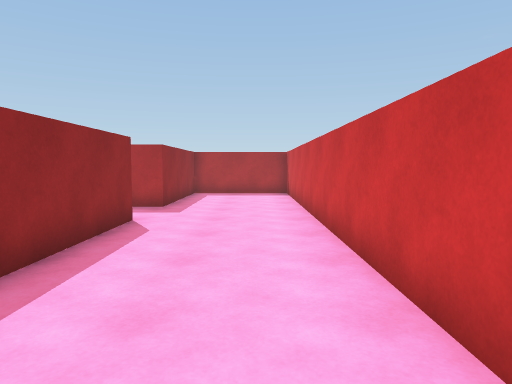
view 1 (above)

22 first-person views from a walk through a Unity game level. The camera is 1.3 m above the floor, tilts 4° down and sees 70° across. The floor is counted in squares, 1 m on a side. Each view is taken from the middle of a square. On the plan, view 1 faces up. The plan holds only what a view shows up to about 15 squares ahead; the rest is blank. The player is left out.

view 2
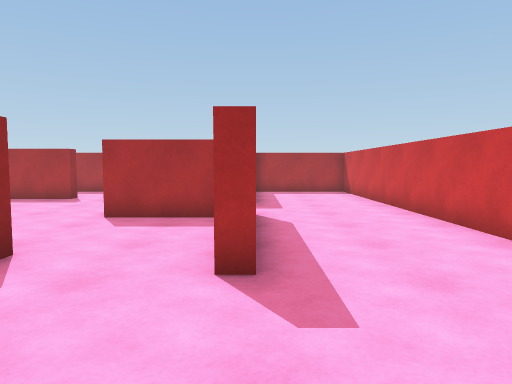

view 3
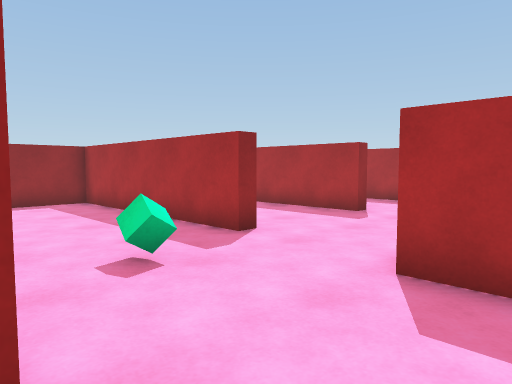

view 4
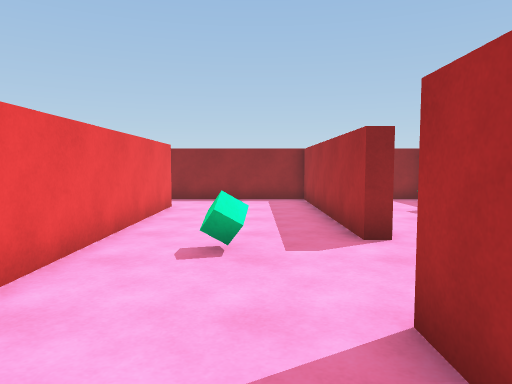

view 5
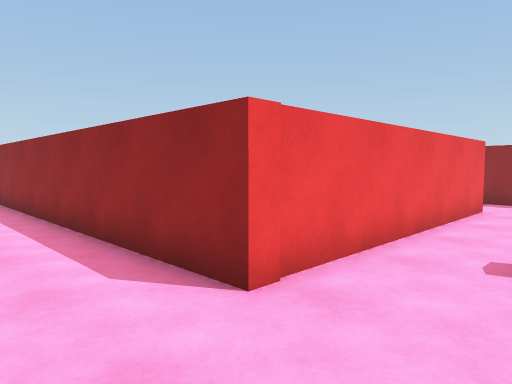

view 6
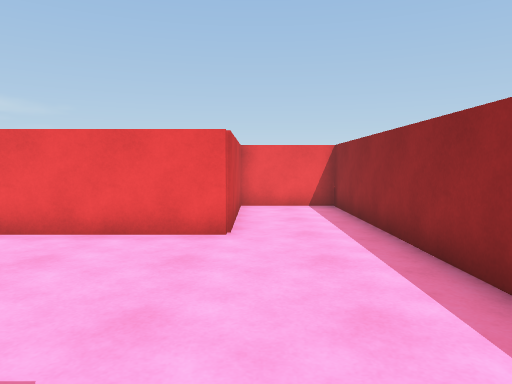

view 7
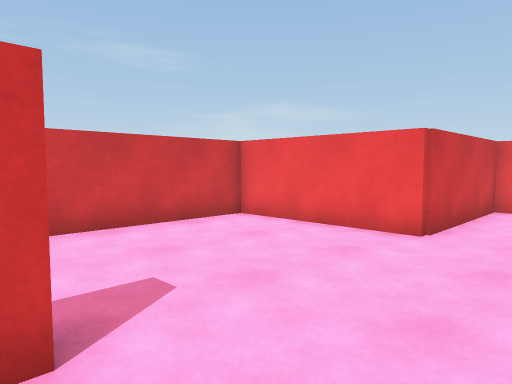

view 8
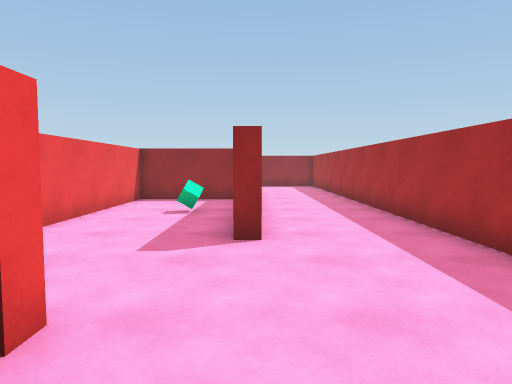

view 9
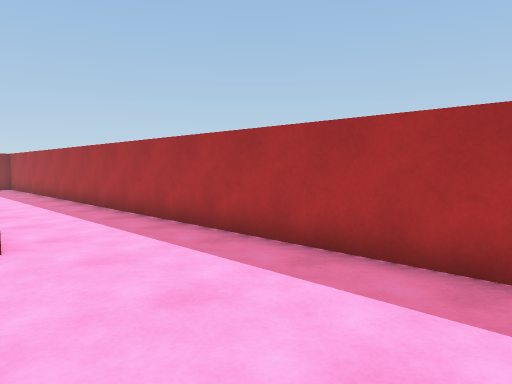

view 10
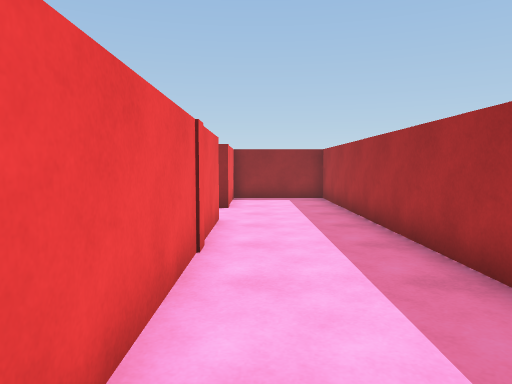

view 11
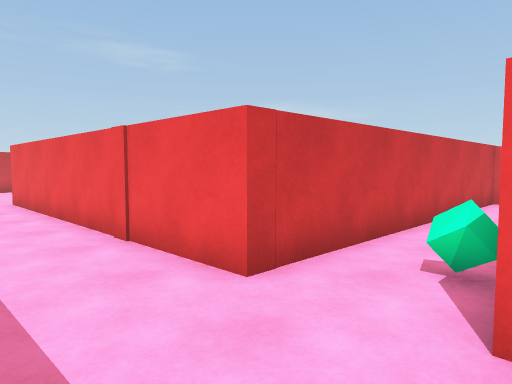

view 12
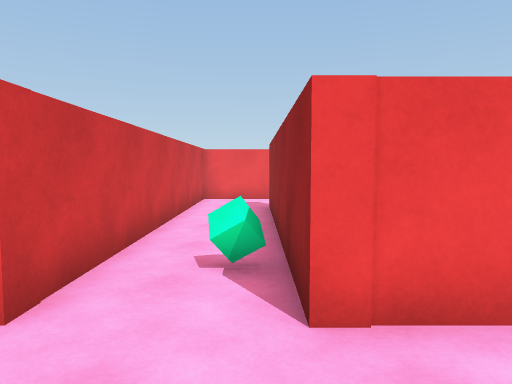

view 13
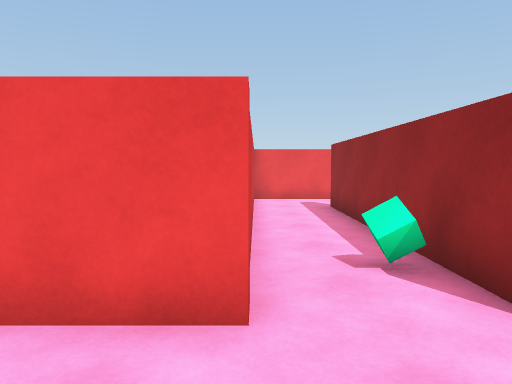

view 14
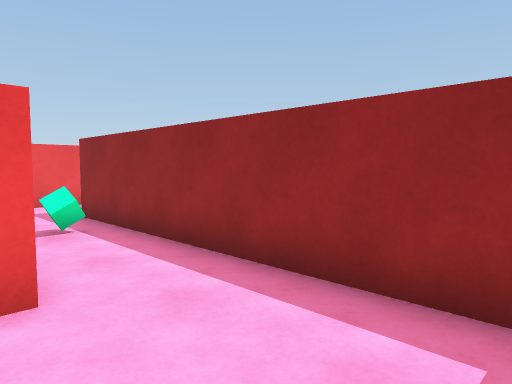

view 15
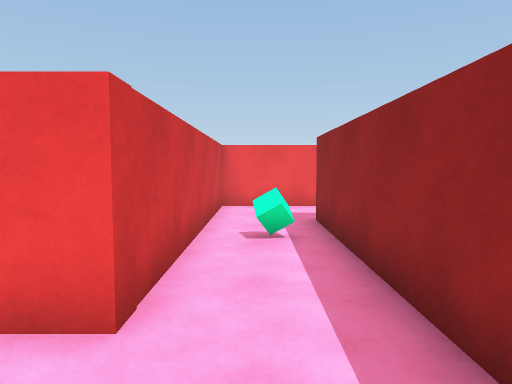

view 16
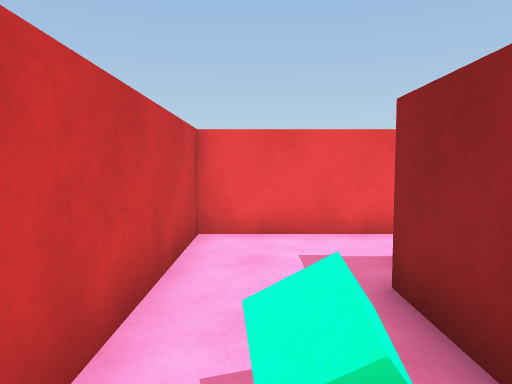

view 17
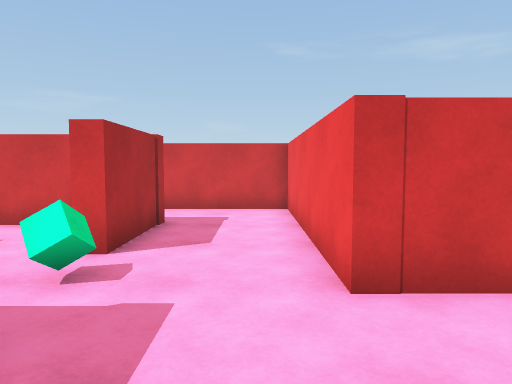

view 18
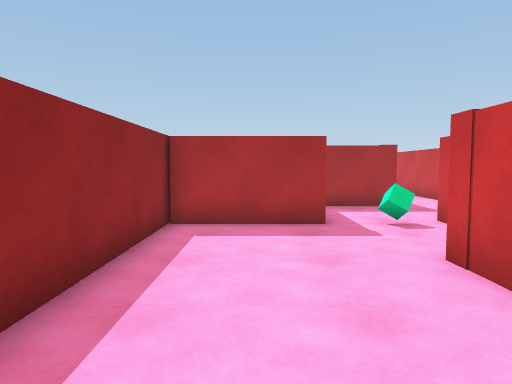

view 19
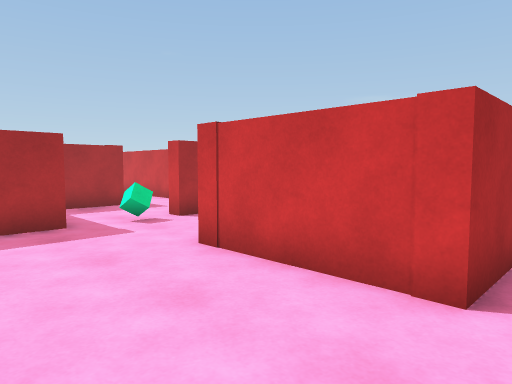

view 20
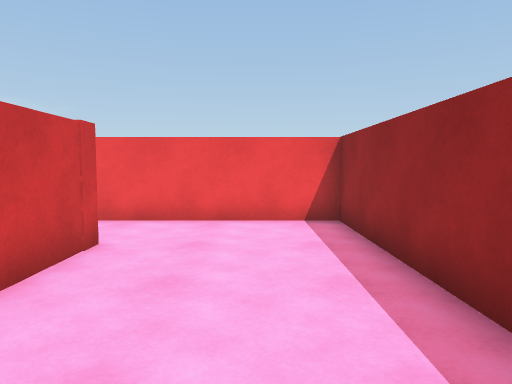

view 21
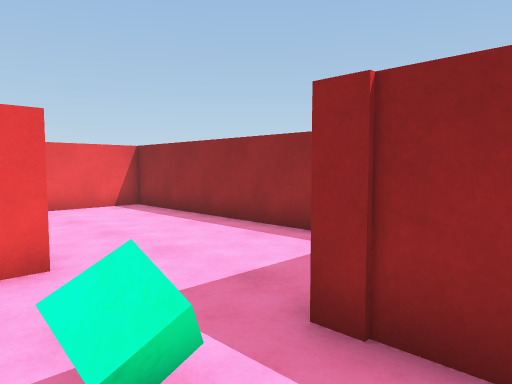

view 22
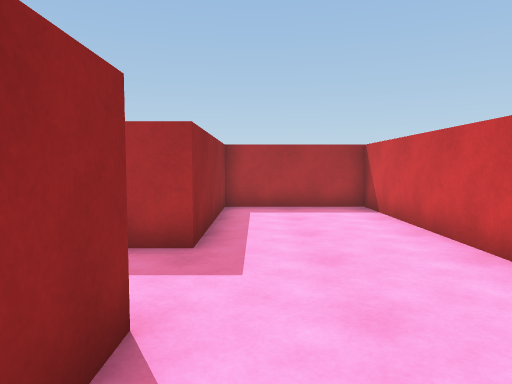

### Floor plan
Points are (right, up) in squares from view 1. A wall is a line through its corners. A room is listed if a view was taken in it or the views show most of it. See-through windows are left out.
Room 1 (views 1, 2, 3, 4, 5, 6, 7, 8, 9, 10, 11, 12, 13, 14, 15, 22)
walls: (-10.4, 9.5) (-10.4, 8.9) (-18.5, 8.9) (-18.5, 5.4); (-7, 12.3) (-6.4, 12.3); (-15.9, 4.2) (-6.6, 4.2) (-6.6, -8.1) (-3.5, -8.1) (-3.5, -2.9) (1.5, -2.9) (1.5, 17.8) (-3, 17.8) (-3, 11.7) (-4.1, 11.7); (-4, 8.3) (-7, 8.3); (-3, 8.9) (-3, 4.1); (-3, 3.3) (-3.5, 3.3); (-18.5, 13.5) (-18.5, 9.4) (-11.8, 9.4); (-4.8, 17.8) (-28, 17.8) (-28, 14); (-25, 2.4) (-21.9, 2.4) (-21.9, 14.1) (-10.4, 14.1) (-10.4, 13.6) (-14.6, 13.6); (-27.8, 14.1) (-24.5, 14.1) (-24.5, 5.1)
ways out: opening at (-17.5, 4.5) to room 2
objects: other object (-24, 12); other object (-15, 12); other object (-10, 7)
Room 2 (views 16, 17, 18, 19, 20, 21)
walls: (-24.5, -0.4) (-24.5, -1.8) (-28, -1.8); (-21.4, 1.9) (-23.8, 1.9); (-19, 0) (-19, 5.1); (-28, -1.4) (-28, -11.7) (-24.6, -11.7); (-18.5, 5.4) (-18.5, -1.8) (-21.6, -1.8) (-21.6, -1.2); (-23.3, -9.1) (-23.3, -5) (-15.9, -5) (-15.9, 4.2)
ways out: opening at (-17.5, 4.5) to room 1; opening at (-24.5, -10.5)
objects: other object (-23, -2); other object (-17, 0)

Where each view was taken, in squares from view 1:
view 1: 0 up, 0 right, facing up
view 2: 1 down, 3 left, facing up
view 3: 4 up, 5 left, facing up-left
view 4: 7 up, 4 left, facing left
view 5: 7 up, 4 left, facing down-left
view 6: 4 up, 4 left, facing down
view 7: 4 up, 6 left, facing down-right
view 8: 14 up, 4 left, facing left
view 9: 13 up, 4 left, facing up-left
view 10: 15 up, 13 left, facing left
view 11: 17 up, 25 left, facing down-right
view 12: 17 up, 24 left, facing down
view 13: 17 up, 22 left, facing down
view 14: 8 up, 15 left, facing down-left
view 15: 7 up, 17 left, facing down
view 16: 2 up, 17 left, facing down
view 17: 4 down, 27 left, facing right
view 18: 10 down, 26 left, facing up
view 19: 10 down, 27 left, facing up-right
view 20: 3 down, 26 left, facing down
view 21: 0 up, 22 left, facing down-left
view 22: 6 up, 2 left, facing up
